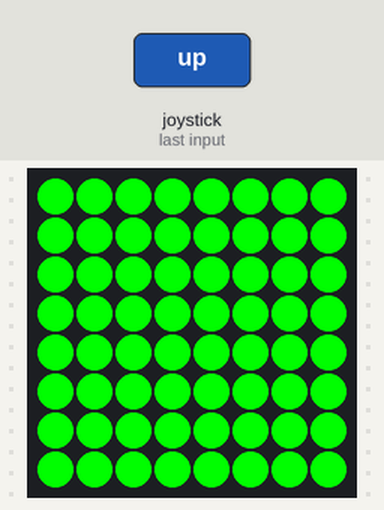
Bench run of a program on a simulated Raspberry Pi (BCM pin numbers) with a Sense HAT. Parts: the Sense HAT's 8×8 RGB LED matrix. The inputs (shaded band) are chosen by the test bench. The clock reads 2024-03-15 10:24:30 at power-on unless the program sets it; what the program prints to the terminal is not drawn.

1.3 s: joystick pushed up
Above: at 1.38 s.
2.9 s: joystick pushed down
4.6 s: joystick pushed left
Timing chart, 0 to 7.6 s (numbered marks = the images above; inputs shaded):
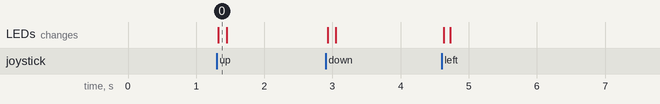

The program:

joystick_monitor.py
```python
#!/usr/bin/python3
from sense_hat import SenseHat
import json
import time
import sys
import datetime

sense = SenseHat()

# Clear the screen
sense.clear()

# Debouncing variables
last_events = {}
debounce_time = 0.3  # seconds

print("Joystick monitor started")

try:
    while True:
        for event in sense.stick.get_events():
            # Create a unique key for this event type
            event_key = f"{event.action}-{event.direction}"
            current_time = time.time()

            # Check if we should debounce this event
            if event_key in last_events:
                time_diff = current_time - last_events[event_key]
                if time_diff < debounce_time:
                    # Skip this event as it's within the debounce period
                    continue

            # Update the last event time
            last_events[event_key] = current_time

            # Get current timestamp in ISO format
            timestamp = datetime.datetime.now().isoformat()

            # Convert event to JSON format
            event_data = {
                "action": event.action,
                "direction": event.direction,
                "timestamp": timestamp
            }

            # Output as JSON for Node.js to read
            print(json.dumps(event_data))
            sys.stdout.flush()  # Make sure it's output immediately

            # Optional: Provide visual feedback
            if event.action == "pressed":
                sense.clear(0, 255, 0)  # Green
                time.sleep(0.1)
                sense.clear()

        # Brief pause to reduce CPU usage
        time.sleep(0.1)
except KeyboardInterrupt:
    sense.clear()
    print("Joystick monitor stopped")
```

Measured:
- after the input at 1.3 s, the LEDs: change at once (image 0)
